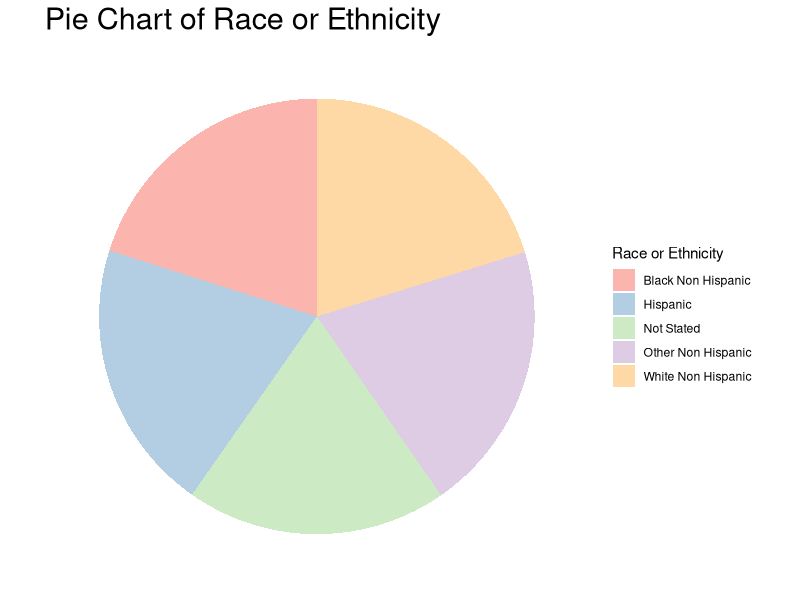
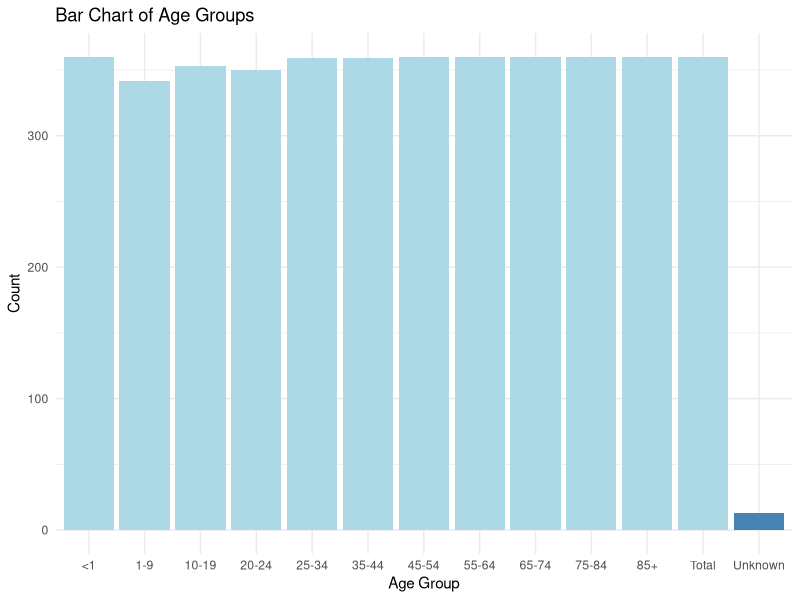

Reproduce these figures in R, in order.
## ---- chunk 1
library(RColorBrewer)
library(ggplot2)
death_data <- read.csv("Death_data_NY.csv")


race_counts <- as.data.frame(table(death_data$Race.or.Ethnicity))

ggplot(race_counts, aes(x="", y=Freq, fill=Var1)) +
  geom_bar(stat="identity", width=1) +
  coord_polar("y", start=0) +
  theme_minimal() +  
  theme(axis.line = element_blank(),
        axis.text = element_blank(),
        axis.title = element_blank(),
        panel.border = element_blank(),
        panel.grid = element_blank(),
        axis.ticks = element_blank(),
        plot.title = element_text(size=22)) +
  scale_fill_brewer(palette="Pastel1") +  
  labs(fill="Race or Ethnicity", title="Pie Chart of Race or Ethnicity") +
  guides(fill=guide_legend(title="Race or Ethnicity"))


death_data$Color <- ifelse(death_data$Age.Group == "Unknown", "Unknown", "Other")
ggplot(death_data, aes(x=Age.Group, fill=Color)) +
  geom_bar() +
  scale_fill_manual(values=c("Unknown"="steelblue", "Other"="lightblue")) +
  labs(title="Bar Chart of Age Groups", x="Age Group", y="Count") +
  theme_minimal() +  # Using a minimal theme for a clean look
  guides(fill=FALSE) # Using a minimal theme for a clean look
